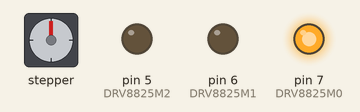
The sketch below on a simulated Arduino Uno, built with avr-gcc and run on an emulated ATmega328P. Shown: stepper motor, output pins drawn as LEDs (lit = HIGH). Wiring (inferred from the names in the program): stepper motor driver (200 steps per turn assumed): step pin 4; direction pin 3; enable pin 8. Pins used as bus, display or sensor lines are not drawn.

Above: at 0.05 s.
At 2.05 s:
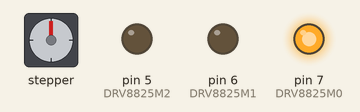
At 2.6 s:
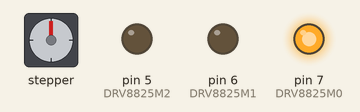
At 5.2 s:
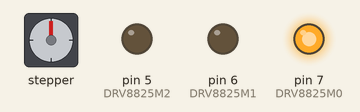
Timing chart, 0 to 9.4 s (numbered marks = the images above):
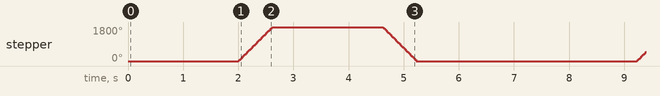

The sketch:

TestStepsDRV8825.ino
```cpp
// myfocuser DRV8825 HW203
// ----------------------------------------------------------------------------------------------------------
// FIRMWARE CODE START
#include <Arduino.h>
// ----------------------------------------------------------------------------------------------------------
#define SERIALPORTSPEED     9600          // 9600, 14400, 19200, 28800, 38400, 57600

#define DRV8825DIR          3             // drv8825 control lines
#define DRV8825STEP         4
#define DRV8825ENABLE       8
#define DRV8825M2           5             // for easydriver, do not connect
#define DRV8825M1           6             // for easydriver, connect to MS1
#define DRV8825M0           7             // for easydriver, connect to MS0
#define SLOW                0             // motorspeeds
#define MED                 1
#define FAST                2
#define STEP1               1             // step modes
#define STEP2               2
#define STEP4               4
#define STEP8               8
#define STEP16              16
#define STEP32              32
#define STEP64              64
#define STEP128             128

#define FAST1DELAY          1500          // delay times - values are based on BOTH step mode and motor speed settings
#define FAST2DELAY          600
#define FAST4DELAY          250
#define FAST8DELAY          50
#define FAST16DELAY         20
#define FAST32DELAY         10
#define FAST64DELAY         10
#define FAST128DELAY        10
#define MED1DELAY           3000
#define MED2DELAY           1800
#define MED4DELAY           1000
#define MED8DELAY           400
#define MED16DELAY          200
#define MED32DELAY          100
#define MED64DELAY          50
#define MED128DELAY         10
#define SLOW1DELAY          6000
#define SLOW2DELAY          3600
#define SLOW4DELAY          2000
#define SLOW8DELAY          800
#define SLOW16DELAY         400
#define SLOW32DELAY         200
#define SLOW64DELAY         100
#define SLOW128DELAY        20

#define MOTORPULSETIME      2             // drv8825 requires minimum 2uS pulse to step
#define MOVINGIN            0
#define MOVINGOUT           1

int motorSpeed = FAST;
int stepmode = STEP2;
int motorSpeedDelay;


// disable the stepper motor outputs - coil power off
void disableoutput()
{
  digitalWrite(DRV8825ENABLE, HIGH);
  // control via ENABLE pin, but this turns off indexer inside DRV8825
  // which means the stepper motor will loose power and move position to the nearest full step
  // not an issue if using full steps but major issue if using microstepping as will cause change
  // in focus position
}

// enable the stepper motor outputs - coil power on
void enableoutput()
{
  digitalWrite(DRV8825ENABLE, LOW);
}

// Move stepper anticlockwise
void anticlockwise()
{
  digitalWrite(DRV8825DIR, LOW );
  digitalWrite(DRV8825STEP, 1 );
  delayMicroseconds(MOTORPULSETIME);
  digitalWrite(DRV8825STEP, 0 );
}

// Move stepper clockwise
void clockwise()
{
  digitalWrite(DRV8825DIR, HIGH );
  digitalWrite(DRV8825STEP, 1 );
  delayMicroseconds(MOTORPULSETIME);
  digitalWrite(DRV8825STEP, 0 );
}

// set the microstepping mode for DRV8825
void setstepmode( int stepmode)
{
  switch ( stepmode )
  {
    case 1:                               // full step
      digitalWrite(DRV8825M0, 0);
      digitalWrite(DRV8825M1, 0);
      digitalWrite(DRV8825M2, 0);
      break;
    case 2:                               // half step
      digitalWrite(DRV8825M0, 1);
      digitalWrite(DRV8825M1, 0);
      digitalWrite(DRV8825M2, 0);
      break;
    case 4:                               // quarter step
      digitalWrite(DRV8825M0, 0);
      digitalWrite(DRV8825M1, 1);
      digitalWrite(DRV8825M2, 0);
      break;
    case 8:                               // eighth step
      digitalWrite(DRV8825M0, 1);
      digitalWrite(DRV8825M1, 1);
      digitalWrite(DRV8825M2, 0);
      break;
    case 16:                              // sixteenth step
      digitalWrite(DRV8825M0, 0);
      digitalWrite(DRV8825M1, 0);
      digitalWrite(DRV8825M2, 1);
      break;
    case 32:                              // thirty-two step
      digitalWrite(DRV8825M0, 1);
      digitalWrite(DRV8825M1, 0);
      digitalWrite(DRV8825M2, 1);
      break;
    default:                              // half step
      digitalWrite(DRV8825M0, 1);
      digitalWrite(DRV8825M1, 0);
      digitalWrite(DRV8825M2, 0);
      stepmode = 2;
      break;
  }
}

void updatemotorSpeedDelay()
{
  switch ( motorSpeed )                   // calculate delay based on stepmode and motorspeed
  {
    case SLOW:
      switch ( stepmode )
      {
        case STEP1:
          motorSpeedDelay = SLOW1DELAY;
          break;
        case STEP2:
          motorSpeedDelay = SLOW2DELAY;
          break;
        case STEP4:
          motorSpeedDelay = SLOW4DELAY;
          break;
        case STEP8:
          motorSpeedDelay = SLOW8DELAY;
          break;
        case STEP16:
          motorSpeedDelay = SLOW16DELAY;
          break;
        case STEP32:
          motorSpeedDelay = SLOW32DELAY;
          break;
      }
      break;
    case MED:
      switch ( stepmode )
      {
        case STEP1:
          motorSpeedDelay = MED1DELAY;
          break;
        case STEP2:
          motorSpeedDelay = MED2DELAY;
          break;
        case STEP4:
          motorSpeedDelay = MED4DELAY;
          break;
        case STEP8:
          motorSpeedDelay = MED8DELAY;
          break;
        case STEP16:
          motorSpeedDelay = MED16DELAY;
          break;
        case STEP32:
          motorSpeedDelay = MED32DELAY;
          break;
      }
      break;
    case FAST:
      switch ( stepmode )
      {
        case STEP1:
          motorSpeedDelay = FAST1DELAY;
          break;
        case STEP2:
          motorSpeedDelay = FAST2DELAY;
          break;
        case STEP4:
          motorSpeedDelay = FAST4DELAY;
          break;
        case STEP8:
          motorSpeedDelay = FAST8DELAY;
          break;
        case STEP16:
          motorSpeedDelay = FAST16DELAY;
          break;
        case STEP32:
          motorSpeedDelay = FAST32DELAY;
          break;
      }
      break;
  }
}

// Setup
void setup()
{
  Serial.begin(SERIALPORTSPEED);            // initialize serial port

  pinMode(  DRV8825DIR, OUTPUT );
  pinMode(  DRV8825STEP, OUTPUT );
  pinMode(  DRV8825M0, OUTPUT );
  pinMode(  DRV8825M1, OUTPUT );
  pinMode(  DRV8825M2, OUTPUT );
  digitalWrite( DRV8825DIR, 0 );                 // set direction and step to low
  digitalWrite( DRV8825STEP, 0 );
  pinMode( DRV8825ENABLE, OUTPUT );              // enable the driver board

  enableoutput();
  motorSpeed = FAST;
  setstepmode(stepmode);
  updatemotorSpeedDelay();

}

// Main Loop
void loop()
{
  delay(2000);

  // move stepper clockwise 1000
  for ( int lp = 0; lp < 1000; lp++ )
  {
    clockwise();
    delayMicroseconds(motorSpeedDelay);
  }

  delay(2000);

  // move stepper anticlockwise 1000
  for ( int lp = 0; lp < 1000; lp++ )
  {
    anticlockwise();
    delayMicroseconds(motorSpeedDelay);
  }

  delay(2000);

}
```

Measured:
- by itself, stepper: turns 1800° clockwise in 0.61 s, then 1800° counter-clockwise in 0.61 s, repeating every 7.2 s
